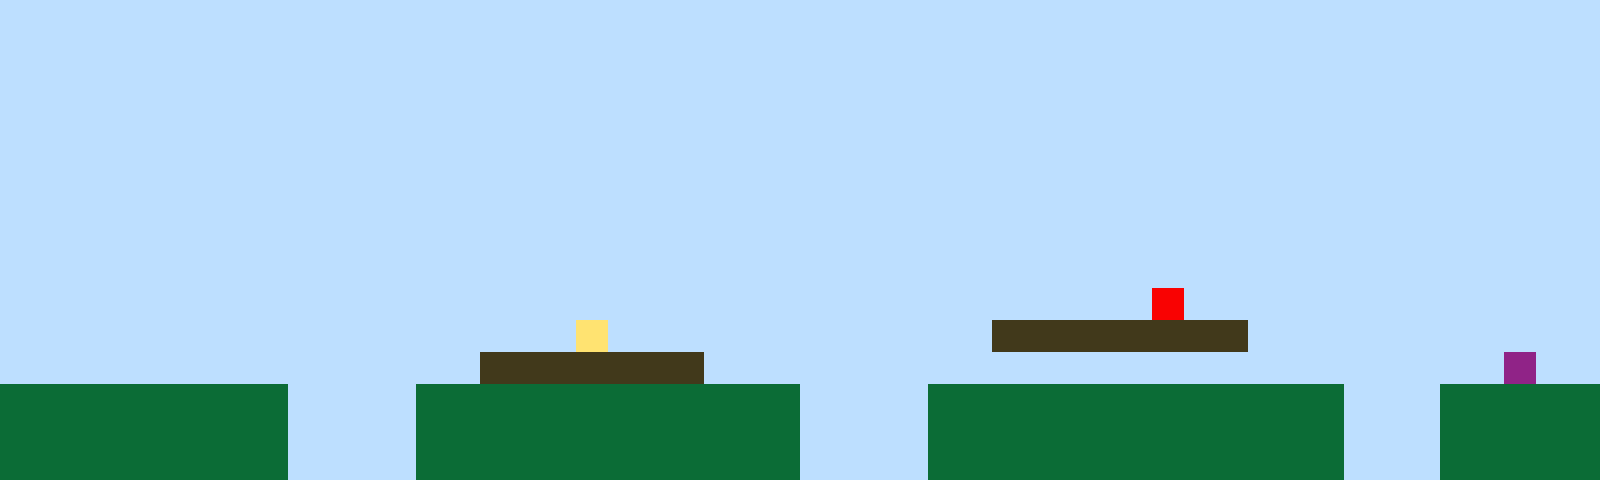

This is a level from a 2D game, rendered from its Tiled map with the project's own tilesets. A one-line summary and the complete map file follow:
An orthogonal 50x15 tile map with 32x32 px tiles, 1 tile layer (Tile Layer 1).

<map version="1.10" tiledversion="1.11.2" orientation="orthogonal" renderorder="right-up" width="50" height="15" tilewidth="32" tileheight="32" infinite="0" nextlayerid="2" nextobjectid="1"><editorsettings><export target="map1.csv" format="csv" /></editorsettings><tileset firstgid="1" name="sprites" tilewidth="32" tileheight="32" tilecount="6" columns="3"><image source="sprites.png" width="96" height="64" /></tileset><layer id="1" name="Tile Layer 1" width="50" height="15"><data encoding="csv">1,1,1,1,1,1,1,1,1,1,1,1,1,1,1,1,1,1,1,1,1,1,1,1,1,1,1,1,1,1,1,1,1,1,1,1,1,1,1,1,1,1,1,1,1,1,1,1,1,1,1,1,1,1,1,1,1,1,1,1,1,1,1,1,1,1,1,1,1,1,1,1,1,1,1,1,1,1,1,1,1,1,1,1,1,1,1,1,1,1,1,1,1,1,1,1,1,1,1,1,1,1,1,1,1,1,1,1,1,1,1,1,1,1,1,1,1,1,1,1,1,1,1,1,1,1,1,1,1,1,1,1,1,1,1,1,1,1,1,1,1,1,1,1,1,1,1,1,1,1,1,1,1,1,1,1,1,1,1,1,1,1,1,1,1,1,1,1,1,1,1,1,1,1,1,1,1,1,1,1,1,1,1,1,1,1,1,1,1,1,1,1,1,1,1,1,1,1,1,1,1,1,1,1,1,1,1,1,1,1,1,1,1,1,1,1,1,1,1,1,1,1,1,1,1,1,1,1,1,1,1,1,1,1,1,1,1,1,1,1,1,1,1,1,1,1,1,1,1,1,1,1,1,1,1,1,1,1,1,1,1,1,1,1,1,1,1,1,1,1,1,1,1,1,1,1,1,1,1,1,1,1,1,1,1,1,1,1,1,1,1,1,1,1,1,1,1,1,1,1,1,1,1,1,1,1,1,1,1,1,1,1,1,1,1,1,1,1,1,1,1,1,1,1,1,1,1,1,1,1,1,1,1,1,1,1,1,1,1,1,1,1,1,1,1,1,1,1,1,1,1,1,1,1,1,1,1,1,1,1,1,1,1,1,1,1,1,1,1,1,1,1,1,1,1,1,1,1,1,1,1,1,1,1,1,1,1,1,1,1,1,1,1,1,1,1,1,1,1,1,1,1,1,1,1,1,1,1,1,1,1,1,1,1,1,1,1,1,1,1,1,1,1,1,1,1,1,1,1,1,1,1,1,1,1,1,1,1,1,1,1,1,1,1,1,1,1,1,1,1,1,1,1,1,1,1,1,1,1,1,1,1,1,1,1,1,1,1,1,1,1,1,1,1,1,1,1,1,1,1,1,1,1,1,1,1,5,1,1,1,1,1,1,1,1,1,1,1,1,1,1,1,1,1,1,1,1,1,1,1,1,1,1,1,1,1,1,1,4,1,1,1,1,1,1,1,1,1,1,1,1,3,3,3,3,3,3,3,3,1,1,1,1,1,1,1,1,1,1,1,1,1,1,1,1,1,1,1,1,1,1,1,1,1,1,3,3,3,3,3,3,3,1,1,1,1,1,1,1,1,1,1,1,1,1,1,1,1,1,1,1,1,1,1,1,1,1,6,1,1,2,2,2,2,2,2,2,2,2,1,1,1,1,2,2,2,2,2,2,2,2,2,2,2,2,1,1,1,1,2,2,2,2,2,2,2,2,2,2,2,2,2,1,1,1,2,2,2,2,2,2,2,2,2,2,2,2,2,2,1,1,1,1,2,2,2,2,2,2,2,2,2,2,2,2,1,1,1,1,2,2,2,2,2,2,2,2,2,2,2,2,2,1,1,1,2,2,2,2,2,2,2,2,2,2,2,2,2,2,1,1,1,1,2,2,2,2,2,2,2,2,2,2,2,2,1,1,1,1,2,2,2,2,2,2,2,2,2,2,2,2,2,1,1,1,2,2,2,2,2</data></layer></map>
